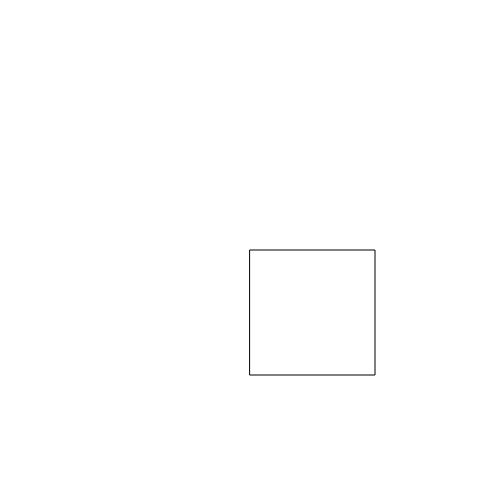
Frame 1 (no input)
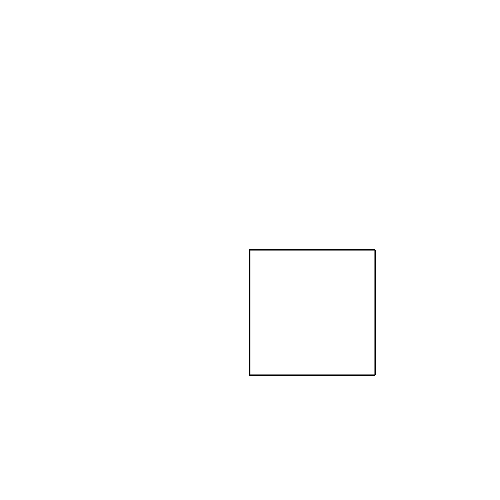
Frame 60 (no input)
Frame 120 (the mouse pressed at the canvas centre since frame 60): identical to frame 60, image omitted

The p5.js sketch that drew these frames (run headless with seeded random() and noise() and a simulated clock; from frame 60 on, the mouse is pressed at the canvas centre):

// p5.js sketch
// ── sketch.js
function setup() {
  createCanvas(500,500);
}

function draw() {
  rect(width/2, height/2, width/4, height/4);
}
